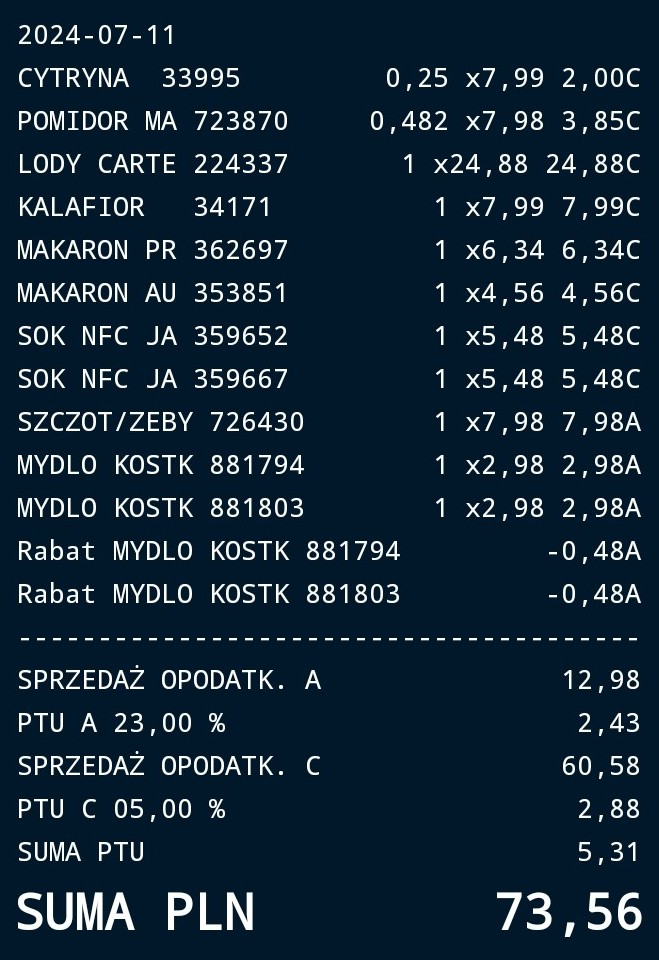
#> input picture data/2024-07-11.jpg, 659 x 960 px, found by its file name
$ python -i imageToText.py   (imports and definitions only)
#> lines starting #> are read from the running program, lines starting #| are printed output that depends on the picture; after the words box and inside, x2 and y2 are one past the last pixel; in counts of white or black regions, pixels touching at a corner belong together
#> in example_processing, img is the input picture: shape (960, 659, 3); mean B, G, R 56.9, 40.6, 19.8
from PIL import Image, ImageOps
import pytesseract
import cv2
import numpy as np

path = './data/'
pathTmp = './data/tmp/' #path for tmp files

#from yt video
#https://www.youtube.com/watch?v=ADV-AjAXHdc&t=305s

#1. invert image
def invert(img):
    return cv2.bitwise_not(img)
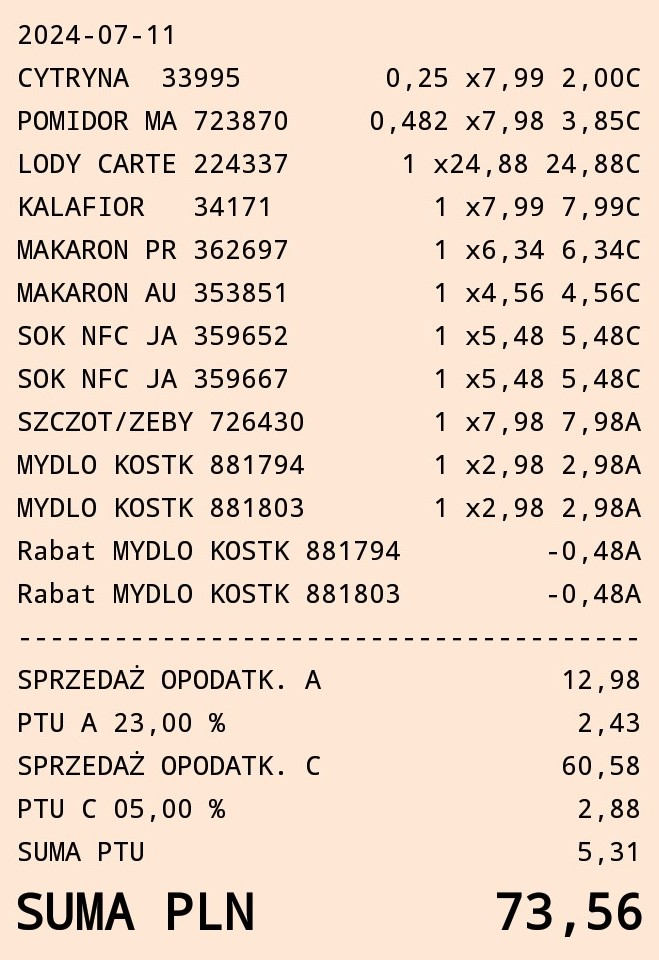
#> returned value: shape (960, 659, 3); mean of channels 0, 1, 2 198.1, 214.4, 235.2; drawn as B, G, R


#3.1
def grayscale(img):
    return cv2.cvtColor(img, cv2.COLOR_BGR2GRAY)
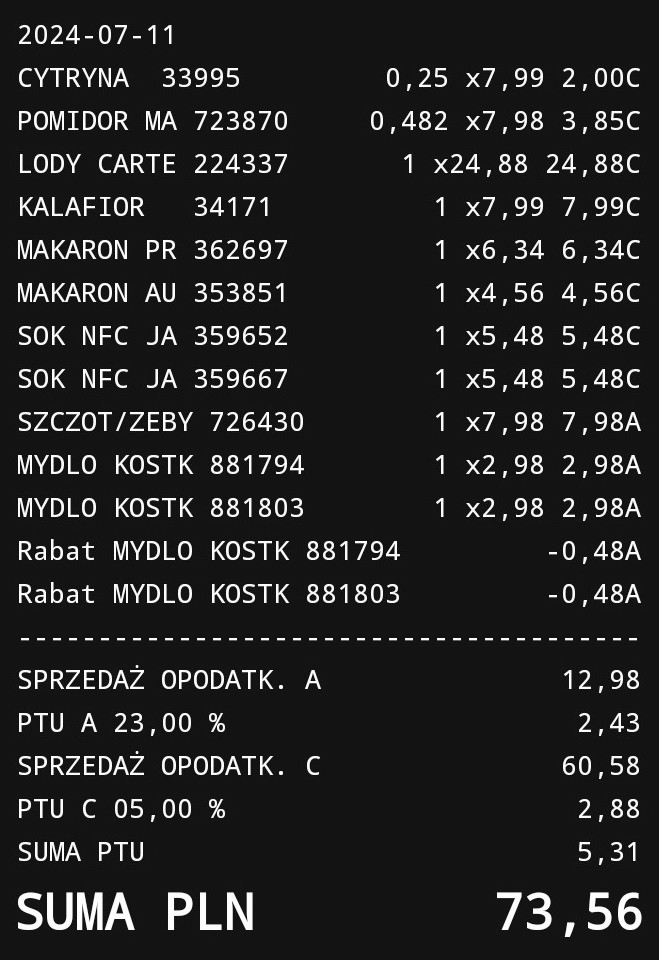
#> returned value: shape (960, 659); min 3, max 255, mean 36.2

#4 Noise removal
def noise_removal(img):
    kernel = np.ones((1,1), np.uint8)
    img = cv2.dilate(img, kernel, iterations=1)
    kernel = np.ones((1,1), np.uint8)
    img = cv2.erode(img, kernel, iterations=1) #thining pixels down
    # img = cv2.morphologyEx(img, cv2.MORPH_CLOSE, kernel)
    # img = cv2.medianBlur(img, 3)
    return img

def example_processing(filename):
    #Open image
    img = cv2.imread(path+filename)

    #1.invert exact opposite
    inv = invert(img)
    cv2.imwrite(pathTmp+"inv"+filename, inv)

    #2. rescaling: optimal range for height of characters (DPI)

    #3. Binarization: convert an image to black and white, first it has to be in grayscale
    #3.1
    gray_image = grayscale(img)
    cv2.imwrite(pathTmp+"gray"+filename, gray_image)
    #3.2 threshold
    thresh, im_bw = cv2.threshold(gray_image, 127, 255, cv2.THRESH_BINARY)
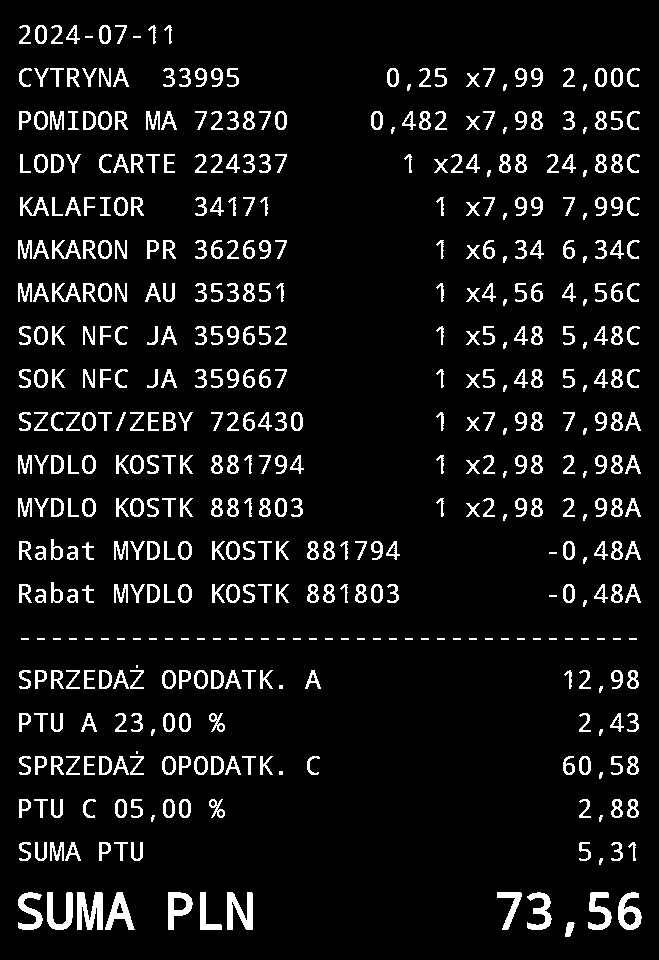
#> im_bw: shape (960, 659); 7.7% white; 489 white regions (54 under 20 px), largest, box (x1, y1, x2, y2) and area: (77, 892, 103, 930) 706, (227, 892, 253, 930) 614, (47, 892, 73, 930) 522
    cv2.imwrite(pathTmp+"b_and_w"+filename, im_bw)

    #4 Noise removal
    no_noise = noise_removal(im_bw)
    cv2.imwrite(pathTmp+"no_noise"+filename, no_noise)

    #5 Dilation and erosion, when no noise around letters but some different thin

def ImagetoText(filename):

    img = cv2.imread(path+filename)
    img = grayscale(img)
    cv2.imwrite(pathTmp+"1"+filename, img)
    ithresh, img = cv2.threshold(img, 23, 255, cv2.THRESH_TOZERO)
    cv2.imwrite(pathTmp+"2"+filename, img)
    img = invert(img)
    cv2.imwrite(pathTmp+"3"+filename, img)
    img = noise_removal(img)
    cv2.imwrite(pathTmp+"4"+filename, img)

    data = pytesseract.image_to_string(img, lang='eng', config='--psm 6')
    return data

>>> result = example_processing('../data/2024-07-11.jpg')
